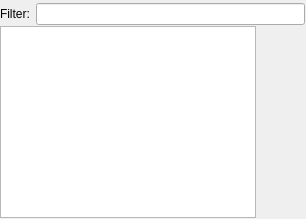
     <widget class="QWidget" name="tabParameter">
      <attribute name="title">
       <string>Parameter</string>
      </attribute>
      <layout class="QVBoxLayout" name="verticalLayout">
       <property name="spacing">
        <number>1</number>
       </property>
       <property name="leftMargin">
        <number>0</number>
       </property>
       <property name="topMargin">
        <number>3</number>
       </property>
       <property name="rightMargin">
        <number>1</number>
       </property>
       <property name="bottomMargin">
        <number>1</number>
       </property>
       <item>
        <widget class="QFrame" name="filter_frame">
         <property name="frameShape">
          <enum>QFrame::NoFrame</enum>
         </property>
         <property name="frameShadow">
          <enum>QFrame::Plain</enum>
         </property>
         <layout class="QHBoxLayout" name="horizontalLayout_4">
          <property name="margin">
           <number>0</number>
          </property>
          <item>
           <widget class="QLabel" name="parameterFilterLabel">
            <property name="text">
             <string>Filter:</string>
            </property>
           </widget>
          </item>
          <item>
           <widget class="QLineEdit" name="parameterFilterInput"/>
          </item>
         </layout>
        </widget>
       </item>
       <item>
        <widget class="QFrame" name="parameter_frame">
         <property name="frameShape">
          <enum>QFrame::NoFrame</enum>
         </property>
         <property name="frameShadow">
          <enum>QFrame::Plain</enum>
         </property>
         <layout class="QHBoxLayout" name="horizontalLayout_7">
          <property name="margin">
           <number>0</number>
          </property>
          <item>
           <widget class="QTreeView" name="parameterView">
            <property name="toolTip">
             <string/>
            </property>
            <property name="editTriggers">
             <set>QAbstractItemView::DoubleClicked|QAbstractItemView::EditKeyPressed|QAbstractItemView::SelectedClicked</set>
            </property>
            <property name="alternatingRowColors">
             <bool>true</bool>
            </property>
            <property name="selectionMode">
             <enum>QAbstractItemView::ExtendedSelection</enum>
            </property>
           </widget>
          </item>
          <item>
           <widget class="QFrame" name="controlParameterFrame">
            <property name="frameShape">
             <enum>QFrame::NoFrame</enum>
            </property>
            <property name="frameShadow">
             <enum>QFrame::Raised</enum>
            </property>
            <layout class="QVBoxLayout" name="verticalLayout_9">
             <property name="spacing">
              <number>3</number>
             </property>
             <property name="leftMargin">
              <number>3</number>
             </property>
             <property name="topMargin">
              <number>0</number>
             </property>
             <property name="rightMargin">
              <number>0</number>
             </property>
             <property name="bottomMargin">
              <number>0</number>
             </property>
             <item>
              <widget class="QPushButton" name="getParameterButton">
               <property name="enabled">
                <bool>true</bool>
               </property>
               <property name="sizePolicy">
                <sizepolicy hsizetype="Fixed" vsizetype="Fixed">
                 <horstretch>0</horstretch>
                 <verstretch>0</verstretch>
                </sizepolicy>
               </property>
               <property name="maximumSize">
                <size>
                 <width>40</width>
                 <height>40</height>
                </size>
               </property>
               <property name="toolTip">
                <string>Get the parameter list from the Parameter server</string>
               </property>
               <property name="icon">
                <iconset resource="GUI.qrc">
                 <normaloff>:/icons/crystal_clear_action_db_update.png</normaloff>:/icons/crystal_clear_action_db_update.png</iconset>
               </property>
               <property name="iconSize">
                <size>
                 <width>32</width>
                 <height>32</height>
                </size>
               </property>
               <property name="flat">
                <bool>true</bool>
               </property>
              </widget>
             </item>
             <item>
              <widget class="QPushButton" name="addParameterButton">
               <property name="sizePolicy">
                <sizepolicy hsizetype="Fixed" vsizetype="Fixed">
                 <horstretch>0</horstretch>
                 <verstretch>0</verstretch>
                </sizepolicy>
               </property>
               <property name="maximumSize">
                <size>
                 <width>40</width>
                 <height>40</height>
                </size>
               </property>
               <property name="toolTip">
                <string>Add a new parameter</string>
               </property>
               <property name="text">
                <string/>
               </property>
               <property name="icon">
                <iconset resource="GUI.qrc">
                 <normaloff>:/icons/crystal_clear_action_db_add.png</normaloff>:/icons/crystal_clear_action_db_add.png</iconset>
               </property>
               <property name="iconSize">
                <size>
                 <width>32</width>
                 <height>32</height>
                </size>
               </property>
               <property name="flat">
                <bool>true</bool>
               </property>
              </widget>
             </item>
             <item>
              <widget class="QPushButton" name="deleteParameterButton">
               <property name="enabled">
                <bool>false</bool>
               </property>
               <property name="maximumSize">
                <size>
                 <width>40</width>
                 <height>40</height>
                </size>
               </property>
               <property name="toolTip">
                <string>Delete selected parameter from the paramater server</string>
               </property>
               <property name="text">
                <string/>
               </property>
               <property name="icon">
                <iconset resource="GUI.qrc">
                 <normaloff>:/icons/crystal_clear_action_db_remove.png</normaloff>:/icons/crystal_clear_action_db_remove.png</iconset>
               </property>
               <property name="iconSize">
                <size>
                 <width>32</width>
                 <height>32</height>
                </size>
               </property>
               <property name="flat">
                <bool>true</bool>
               </property>
              </widget>
             </item>
             <item>
              <widget class="QPushButton" name="saveParameterButton">
               <property name="enabled">
                <bool>false</bool>
               </property>
               <property name="sizePolicy">
                <sizepolicy hsizetype="Fixed" vsizetype="Fixed">
                 <horstretch>0</horstretch>
                 <verstretch>0</verstretch>
                </sizepolicy>
               </property>
               <property name="maximumSize">
                <size>
                 <width>40</width>
                 <height>40</height>
                </size>
               </property>
               <property name="toolTip">
                <string>&lt;html&gt;&lt;head/&gt;&lt;body&gt;&lt;p&gt;Saves selected parameter to a file using YAML format&lt;/p&gt;&lt;/body&gt;&lt;/html&gt;</string>
               </property>
               <property name="text">
                <string/>
               </property>
               <property name="icon">
                <iconset resource="GUI.qrc">
                 <normaloff>:/icons/save.png</normaloff>:/icons/save.png</iconset>
               </property>
               <property name="iconSize">
                <size>
                 <width>32</width>
                 <height>32</height>
                </size>
               </property>
               <property name="flat">
                <bool>true</bool>
               </property>
              </widget>
             </item>
             <item>
              <spacer name="verticalSpacer_5">
               <property name="orientation">
                <enum>Qt::Vertical</enum>
               </property>
               <property name="sizeHint" stdset="0">
                <size>
                 <width>20</width>
                 <height>40</height>
                </size>
               </property>
              </spacer>
             </item>
            </layout>
           </widget>
          </item>
         </layout>
        </widget>
       </item>
      </layout>
     </widget>
